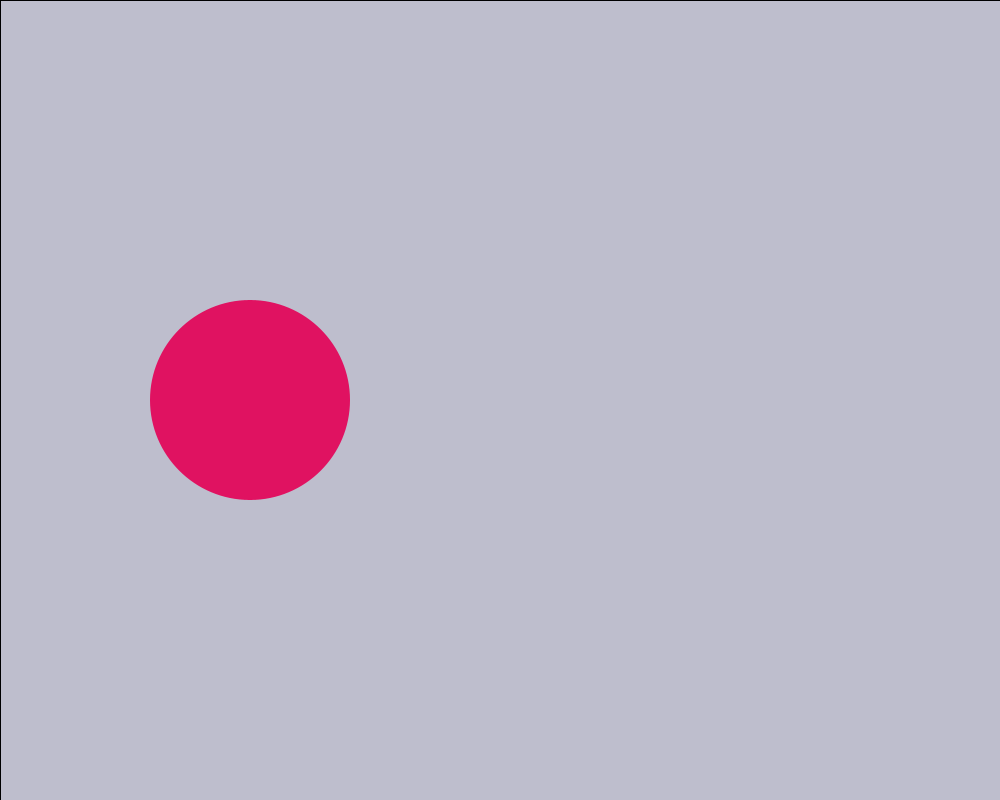
Frame 1 (no input)
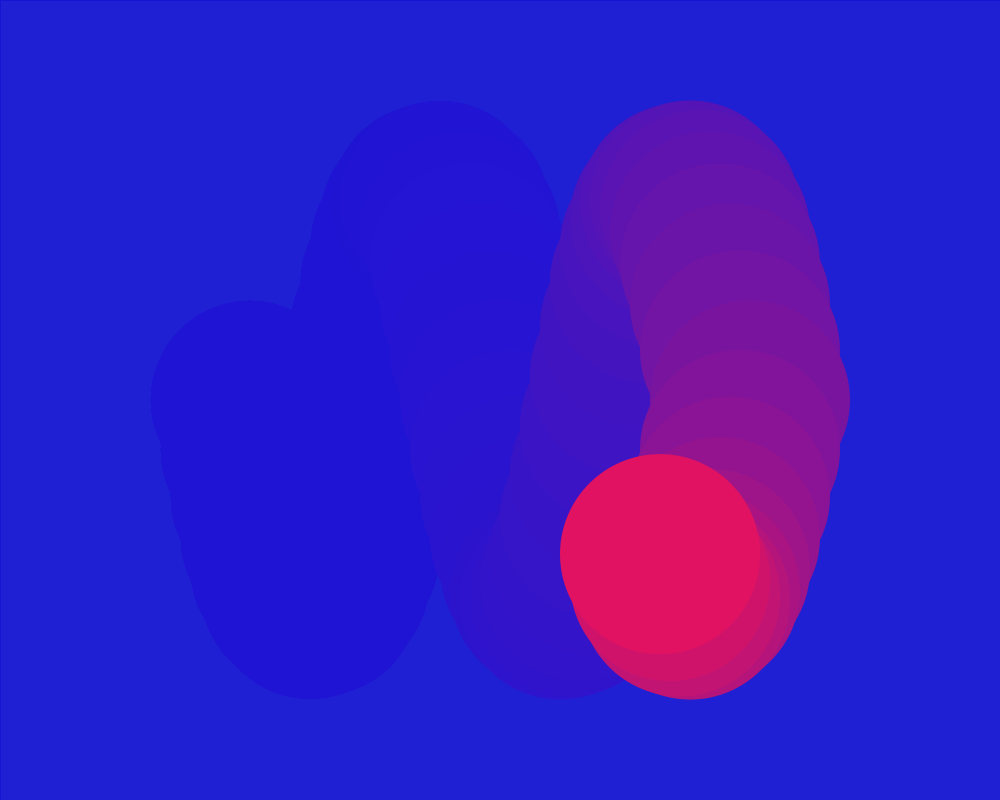
Frame 60 (the mouse pressed at the canvas centre just before this capture)
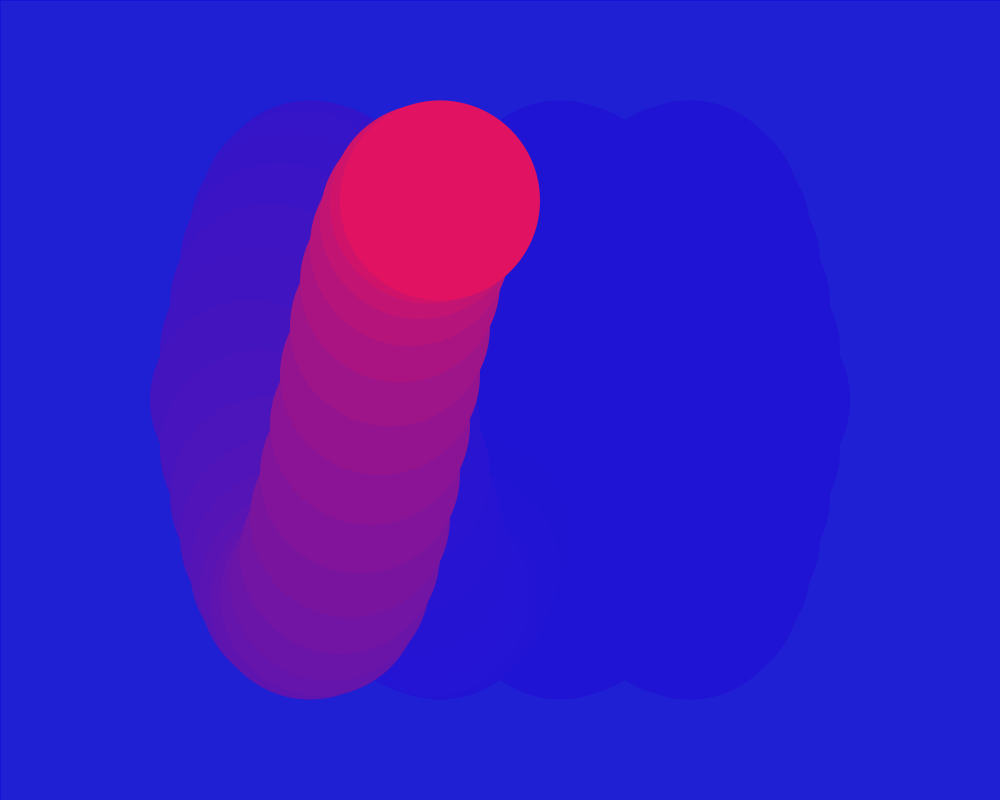
Frame 120 (the mouse held since frame 60 and released just before this capture)

The Processing sketch that drew these frames (run headless with seeded random() and noise(); from frame 60 on, the mouse is pressed at the canvas centre):

// Processing sketch: oscilateCircle01
// ── oscilateCircle01.pde
// trippy box

float a = 0.0;
float b = 250.0;
float incX = TWO_PI/25.0;
float inc = 10;


void setup(){
  size(1000,800);
  //frameRate(60);
  
}

void draw(){
  fill(#1E1CD6,20);
  rect(0,0,width,height);
  
  fill(#E01261);
  noStroke();
  
  ellipse(b, 400+sin(a)*200.0, 200, 200 );
  a = a + incX;
  b += inc;
   
   if(b >= 750 || b <= 250){
     inc = inc * -1;
  }

}
  
  
